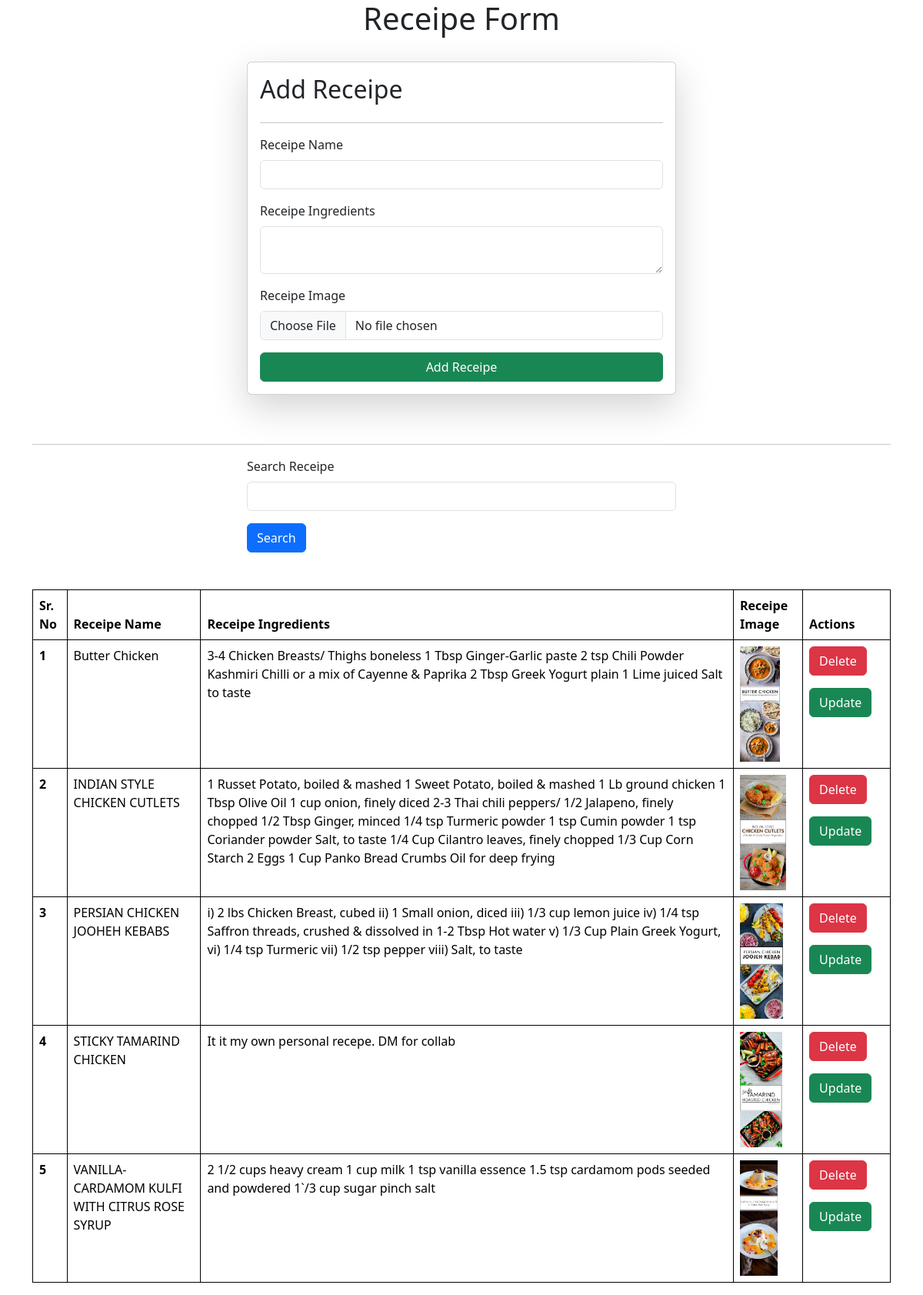
The app's page /receipe/ with its own data.
### vege/models.py (models this page shows)
class Receipe(models.Model):
    receipe_name = models.CharField(max_length=100)
    receipe_image = models.ImageField(upload_to='images')
    receipe_ingredients = models.TextField(max_length=100)

### vege/views.py (the view, shortened to what this page needs)
# urls.py: path('receipe/', receipe, name='receipe'),
def receipe(request):
    queryset = Receipe.objects.all()
    if request.GET.get('search'):
        queryset = queryset.filter(receipe_name__icontains = request.GET.get('search'))
    context = {'receipe':queryset}
    return render(request, 'receipe.html',context)

### vege/templates/receipe.html (shortened to what this page needs)
{% extends 'base.html' %}
{% block start %}
{% load static %}
<h1 align="center">Receipe Form</h1>
<br>
<div class="container" mt-5>
    <form class="col-6  mx-auto card p-3 shadow-lg" method="post" enctype="multipart/form-data">
        <h2>Add Receipe</h2>
        <hr>
        <div class="mb-3">
          <label for="exampleInputEmail1" class="form-label">Receipe Name</label>
          <input name="receipe_name" required type="text" class="form-control">
        </div>
        <div class="mb-3">
          <label for="exampleInputPassword1"  class="form-label">Receipe Ingredients</label>
          <textarea class="form-control" name="receipe_ingredients" required></textarea>
        </div>
        <div class="mb-3">
          <label for="exampleInputPassword1" class="form-label">Receipe Image</label>
          <input name="receipe_image" type="file" class="form-control">
        </div>
        <button type="submit" class="btn btn-success">Add Receipe</button>
      </form>
<br><br>
        <hr>
        <div class="mt-15">
          <div class="mx-auto col-6">
            <form >
            <div class="mb-3">
              <label for="exampleInputEmail1" class="form-label">Search Receipe</label>
              <input name="search" type="text" class="form-control">
            </div>
            <button type="submit" class="btn btn-primary">Search</button>
          </form>
          </div>
        </div>
      <table class="table mt-5">
        <thead>
          <tr>
            <th scope="col">Sr. No</th>
            <th scope="col">Receipe Name</th>
            <th scope="col">Receipe Ingredients</th>
            <th scope="col">Receipe Image</th>
            <th scope="col">Actions</th>
          </tr>
        </thead>
        <tbody>
          {% for i in receipe %}
          <tr>
            <th scope="row">{{forloop.counter}}</th>
            <td>{{i.receipe_name}}</td>
            <td>{{i.receipe_ingredients}}</td>
            <td>
              <img src="/media/{{ i.receipe_image }}" style="height: 150px">
              <td>
                <a href="/delete-receipe/{{i.id}}" class="btn btn-danger mb-3 ">Delete</a>
                <a href="/update-receipe/{{i.id}}" class="btn btn-success">Update</a>
              </td>
          </tr>
          {% endfor %}
        </tbody>
      </table>
</div>
{% endblock %}

### home/templates/base.html (shortened to what this page needs)
<!DOCTYPE html>
<html lang="en">
<head>
    <link href="https://cdn.jsdelivr.net/npm/bootstrap@5.3.3/dist/css/bootstrap.min.css" rel="stylesheet">
</head>
<body>
{% block start %}
{% endblock %}
</body>
</html>

### home/templates/base.html (style rules this page uses)
table, th, td { border: 1px solid black; }

### records on screen
Receipe: receipe_name "Butter Chicken", receipe_ingredients "3-4 Chicken Breasts/ Thighs boneless 1 Tbsp Ginger-Garlic paste 2 tsp Chili Powder Kashmiri Chilli or a mix of Cayenne & Paprika 2 Tbsp Greek Yogurt plain 1 Lime juiced Salt to taste", receipe_image (picture)
Receipe: receipe_name "INDIAN STYLE CHICKEN CUTLETS", receipe_ingredients "1 Russet Potato, boiled & mashed 1 Sweet Potato, boiled & mashed 1 Lb ground chicken 1 Tbsp Olive Oil 1 cup onion, finely diced 2-3 Thai chili peppers/ 1/2 Jalapeno, finely chopped 1/2 Tbsp Ginger, minced 1/4 tsp Turmeric powder 1 tsp Cumin powder 1 tsp Coriander powder Salt, to taste 1/4 Cup Cilantro leaves, finely chopped 1/3 Cup Corn Starch 2 Eggs 1 Cup Panko Bread Crumbs Oil for deep frying", receipe_image (picture)
Receipe: receipe_name "PERSIAN CHICKEN JOOHEH KEBABS", receipe_ingredients "i) 2 lbs Chicken Breast, cubed ii) 1 Small onion, diced iii) 1/3 cup lemon juice iv) 1/4 tsp Saffron threads, crushed & dissolved in 1-2 Tbsp Hot water v) 1/3 Cup Plain Greek Yogurt, vi) 1/4 tsp Turmeric vii) 1/2 tsp pepper viii) Salt, to taste", receipe_image (picture)
Receipe: receipe_name "STICKY TAMARIND CHICKEN", receipe_ingredients "It it my own personal recepe. DM for collab", receipe_image (picture)
Receipe: receipe_name "VANILLA-CARDAMOM KULFI WITH CITRUS ROSE SYRUP", receipe_ingredients "2 1/2 cups heavy cream 1 cup milk 1 tsp vanilla essence 1.5 tsp cardamom pods seeded and powdered 1`/3 cup sugar pinch salt", receipe_image (picture)
